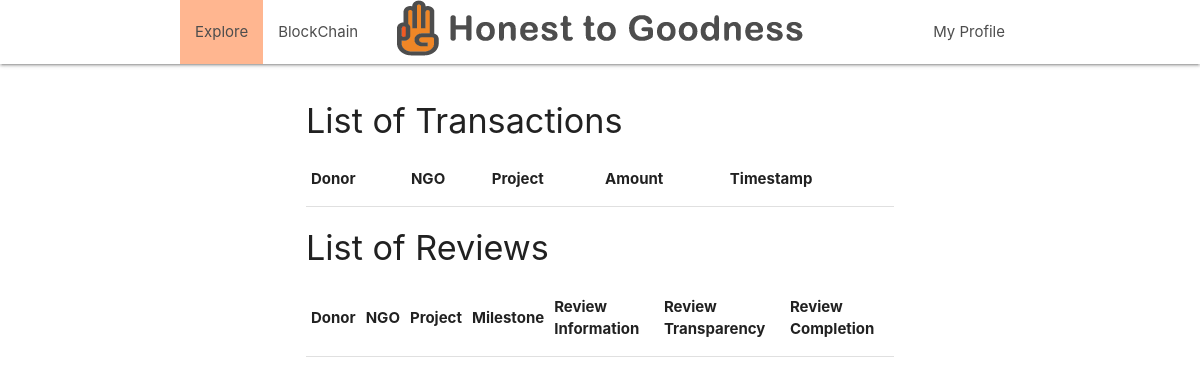
/seeblockchain/, run on an earlier commit of the app's database.
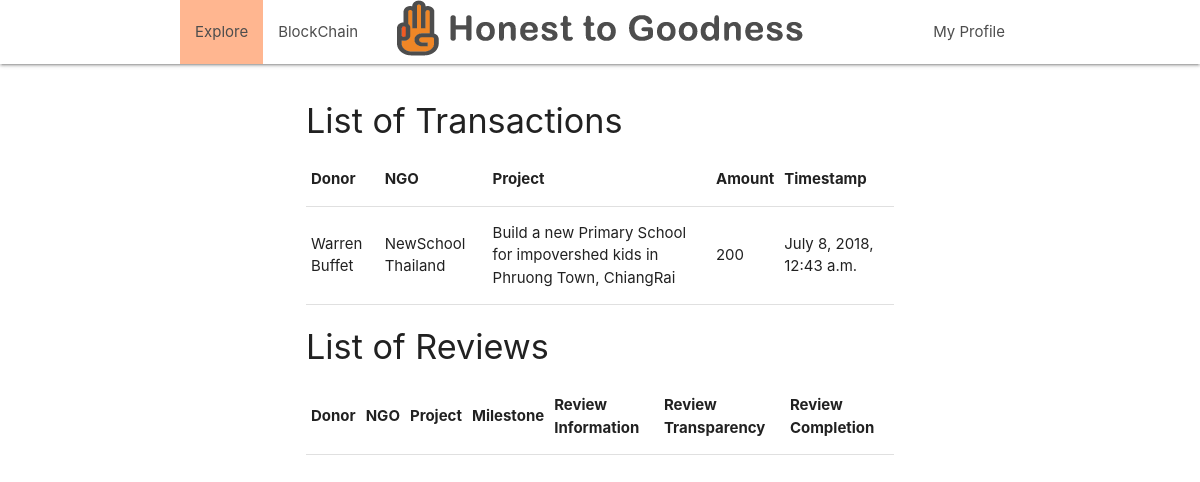
And on a later commit of the database.
### main/models.py (models this page shows, shortened)
class ContractDB(models.Model):
    ngo = models.ForeignKey(NgoDB)
    project = models.ForeignKey(ProjectDB)
    milestone = models.ForeignKey(MilestonesDB)
    donor = models.ForeignKey(DonorDB)
    c_type = models.CharField(max_length=600, blank=True, null=True)
    status = models.CharField(max_length=600, blank=True, null=True)
    amount = models.CharField(max_length=600, blank=True, null=True)
    info = models.CharField(max_length=6000, blank=True, null=True)
    count = models.CharField(max_length=600, blank=True, null=True)
    extra1 = models.CharField(max_length=600, blank=True, null=True)
    extra2 = models.CharField(max_length=600, blank=True, null=True)
    extra3 = models.CharField(max_length=600, blank=True, null=True)
    timestamp = models.DateTimeField(auto_now_add=True, auto_now=False)
    updated = models.DateTimeField(auto_now_add=False, auto_now=True)

class DonorDB(models.Model):
    name = models.CharField(max_length=600, blank=True, null=True)
    tokens = models.CharField(max_length=600, blank=True, null=True)
    email = models.CharField(max_length=600, blank=True, null=True)
    status = models.CharField(max_length=600, blank=True, null=True)
    extra1 = models.CharField(max_length=600, blank=True, null=True)
    extra2 = models.CharField(max_length=600, blank=True, null=True)
    extra3 = models.CharField(max_length=600, blank=True, null=True)
    timestamp = models.DateTimeField(auto_now_add=True, auto_now=False)
    updated = models.DateTimeField(auto_now_add=False, auto_now=True)

class NgoDB(models.Model):
    name = models.CharField(max_length=600, blank=True, null=True)
    website = models.CharField(max_length=600, blank=True, null=True)
    email = models.CharField(max_length=600, blank=True, null=True)
    address = models.CharField(max_length=600, blank=True, null=True)
    image = models.CharField(max_length=600, blank=True, null=True)
    description1 = models.CharField(max_length=6000, blank=True, null=True)
    description2 = models.CharField(max_length=6000, blank=True, null=True)
    status = models.CharField(max_length=600, blank=True, null=True)
    extra1 = models.CharField(max_length=600, blank=True, null=True)
    extra2 = models.CharField(max_length=600, blank=True, null=True)
    extra3 = models.CharField(max_length=600, blank=True, null=True)
    timestamp = models.DateTimeField(auto_now_add=True, auto_now=False)
    updated = models.DateTimeField(auto_now_add=False, auto_now=True)

class ProjectDB(models.Model):
    owner = models.ForeignKey(NgoDB)
    name = models.CharField(max_length=600, blank=True, null=True)
    milestones = models.CharField(max_length=600, blank=True, null=True)
    total_raise = models.CharField(max_length=600, blank=True, null=True)
    status = models.CharField(max_length=600, blank=True, null=True)
    delivery_date = models.CharField(max_length=600, blank=True, null=True)
    extra1 = models.CharField(max_length=600, blank=True, null=True)
    extra2 = models.CharField(max_length=600, blank=True, null=True)
    extra3 = models.CharField(max_length=600, blank=True, null=True)
    timestamp = models.DateTimeField(auto_now_add=True, auto_now=False)
    updated = models.DateTimeField(auto_now_add=False, auto_now=True)

### main/views.py (the view)
# urls.py: url(r'^seeblockchain/', 'main.views.seeblockchain', name='seeblockchain'),
def seeblockchain(request):
    t = ContractDB.objects.filter()
    r = MilestoneReview.objects.filter()
    context = {
        "t": t,
        "r": r,
        }
    return render(request, "mytrans.html", context)

### templates/mytrans.html (shortened to what this page needs)
{% extends "base.html" %}
{% load staticfiles %}
{% load crispy_forms_tags %}
{% block content %}
    <div class="section" >
        <div class="container">
          <h4> List of Transactions</h4>
          <table style="width:100%">
                <tr>
                        <th>Donor</th>
                        <th>NGO</th>
                        <th>Project</th>
                        <th>Amount</th>
                        <th>Timestamp</th>
                </tr>
                {% for t in t %}
                <tr>
                  <td>{{ t.donor.name }}</td>
                  <td>{{ t.ngo.name }}</td>
                  <td>{{ t.project.name }}</td>
                  <td>{{ t.amount }}</td>
                  <td>{{ t.timestamp }}</td>
                </tr>
                {% endfor %}
              </table>
        <h4> List of Reviews</h4>
        <table style="width:100%">
                <tr>
                        <th>Donor</th>
                        <th>NGO</th>
                        <th>Project</th>
                        <th>Milestone</th>
                        <th>Review Information</th>
                        <th>Review Transparency</th>
                        <th>Review Completion</th>
                </tr>
              </table>
        </div>
      </div>
{% endblock %}

What changed in the data, as far as the page shows it:
added ContractDB: donor.name "Warren Buffet", ngo.name "NewSchool Thailand", project.name "Build a new Primary School for impovershed kids in Phruong Town, ChiangRai", amount "200", timestamp "July 8, 2018, 12:43 a.m."
